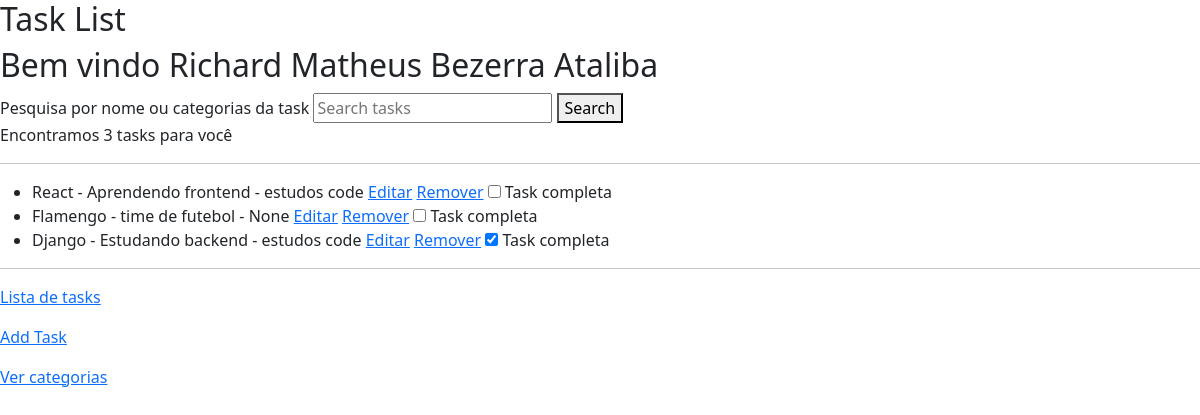
The page / (signed in) on the database as committed earlier.
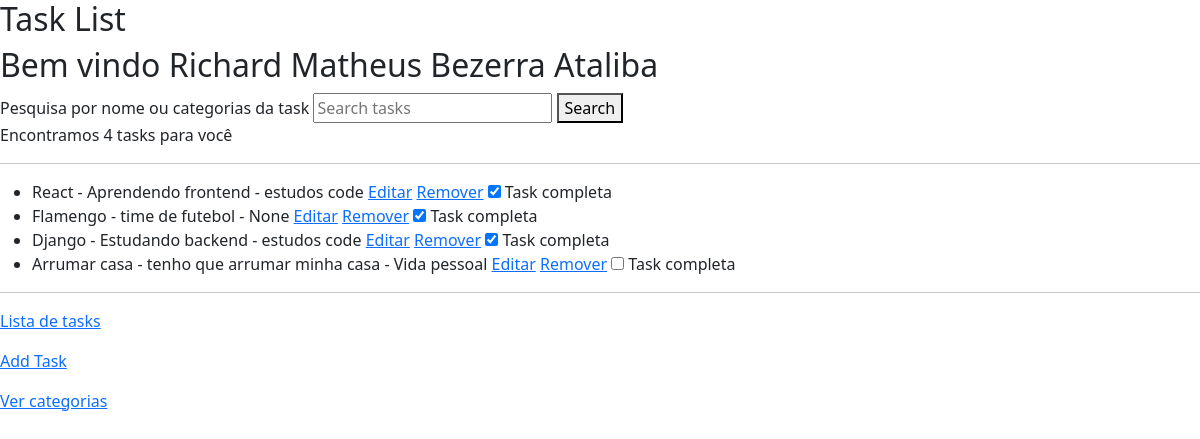
The same page on the database as committed later.
### lizetest/accounts/models.py (models this page shows, shortened)
class User(AbstractBaseUser, PermissionsMixin):
	username = models.CharField(
		_('username'),
		max_length=150,
		unique=True,
		help_text=('150 caracteres ou menos. Letras, números e @/./+/-/_ apenas.'),
		error_messages={
			'unique': _("A user with that username already exists."),
		},
		null=True,
		blank=True
	)
	name = models.CharField(_('name'), max_length=100, blank=True)
	email = models.EmailField(_('email address'), unique=True)
	is_staff = models.BooleanField(
		_('staff status'),
		default=False,
		help_text=_('Designates whether the user can log into this admin site.'),
	)
	is_active = models.BooleanField(
		_('active'),
		default=True,
		help_text=_(
			'Designates whether this user should be treated as active. '
			'Unselect this instead of deleting accounts.'
		),
	)
	objects = UserManager()
	EMAIL_FIELD = 'email'
	USERNAME_FIELD = 'username'
	REQUIRED_FIELDS = ['email']
	class Meta:
		verbose_name = 'usuário'
		verbose_name_plural = 'usuários'

### lizetest/todo/models.py (models this page shows, shortened)
class Task(BaseModel):
    title = models.CharField(max_length=255)
    description = models.TextField()
    category = models.ForeignKey(Category, on_delete=models.SET_NULL, null=True, blank=True)
    completion_date = models.DateTimeField(null=True, blank=True)
    completed = models.BooleanField(default=False)
    author = models.ForeignKey(User,on_delete=models.CASCADE,blank=True)

### lizetest/category/models.py (models this page shows)
class Category(BaseModel):
    name = models.CharField(max_length=255)
    author = models.ForeignKey(User,on_delete=models.CASCADE,blank=True)
    def __str__(self):
        return self.name

### lizetest/todo/views.py (the view)
# urls.py: path('', TaskListView.as_view(), name='task_list'),
class TaskListView(ListView,BaseViews):
    model = Task
    template_name = 'task_list.html'
    context_object_name = 'tasks'
    def get_queryset(self):
        queryset = Task.objects.filter(author=self.request.user)
        query = self.request.GET.get('query_task')
        if query:
            queryset = queryset.filter(
                Q(title__icontains=query) |
                Q(category__name__icontains=query)
            )
        return queryset
    def get_context_data(self, **kwargs):
        context = super().get_context_data(**kwargs)
        context['number_tasks'] = self.get_queryset().count()
        context['user'] = self.request.user.name
        return context

### lizetest/core/models.py (called while the page is built)
    def dispatch(self, request, *args, **kwargs):
        if not request.user.is_authenticated:
            return redirect('accounts:login')
        return super().dispatch(request, *args, **kwargs)

### lizetest/todo/templates/task_list.html (shortened to what this page needs)
{% extends 'base.html' %}
{% block content %}
  <h2>Task List</h2>
  <h2>Bem vindo {{user}}</h2>
  <form method="GET" action="{% url 'todo:task_list' %}">
    <label for="">Pesquisa por nome ou categorias da task</label>
    <input type="text" name="query_task" placeholder="Search tasks">
    <button type="submit">Search</button>
  </form>
  <p>Encontramos {{number_tasks}} tasks para você</p><hr>
  <ul>
    {% for task in tasks %}
      <li>
        {{ task.title }} - {{ task.description }} - {{ task.category }}
        <a href="{% url 'todo:task_edit' pk=task.pk %}">Editar</a>
        <a href="{% url 'todo:task_delete' pk=task.pk %}">Remover</a>
        <input data-task-id="{{ task.pk }}" class="completed_checkbox" type="checkbox" {% if task.completed %}checked{% endif %}>
        <label for=""> Task completa</label>
      </li>
    {% endfor %}
  </ul>
  <hr>
  <p><a href="{% url 'todo:task_list' %}">Lista de tasks</a></p>
  <p><a href="{% url 'todo:task_create' %}">Add Task</a></p>
  <p><a href="{% url 'category:category_list' %}">Ver categorias</a></p>
{% endblock %}

### lizetest/core/templates/base.html (shortened to what this page needs)
<!DOCTYPE html>
<html lang="en">
<head>
    <link href="https://cdn.jsdelivr.net/npm/bootstrap@5.3.3/dist/css/bootstrap.min.css" rel="stylesheet"
>
</head>
<body>
    {% block content %}
    {% endblock content %}
</body>
</html>

Rows that differ between the two databases and show on the page:
changed Task "React": completed "☐" → "☑"
changed Task "Flamengo": completed "☐" → "☑"
added Task: title "Arrumar casa", description "tenho que arrumar minha casa", category "Vida pessoal"
Other text that changed with them:
{{ number_tasks }}: "3" → "4"
